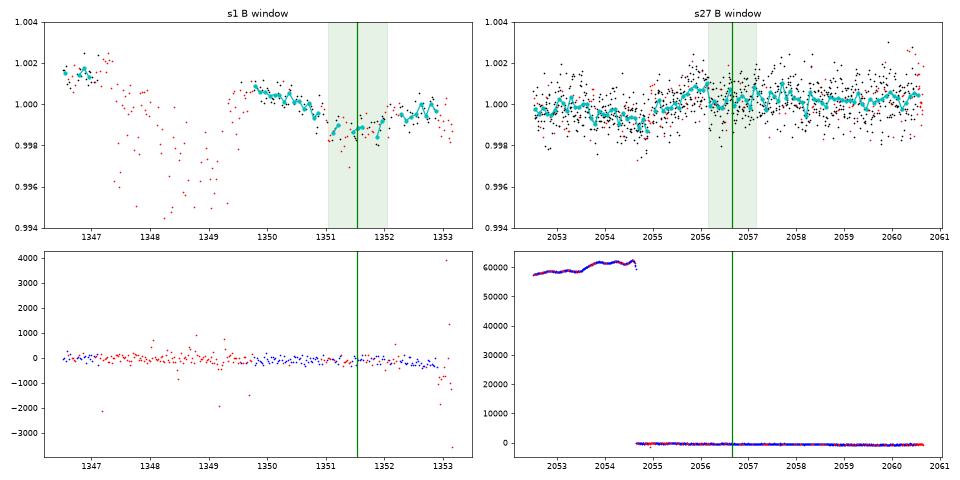

The Python source for this figure:
"""Look at the B windows: QLP SAP (q==0 black, flagged red), 2-h bins, and SAP_BKG, for s001 1349-1353.2 and s027 2053-2060.6,
with the candidate B at x=0.480 (2056.65 / 1351.54). python bview.py -> bview.png"""
import numpy as np, matplotlib; matplotlib.use('Agg'); import matplotlib.pyplot as plt
from astropy.io import fits
fig, ax = plt.subplots(2, 2, figsize=(16, 8))
for j, (s, lo, hi, c) in enumerate(((1, 1346.5, 1353.2, 1351.54), (27, 2052.5, 2060.7, 2056.65))):
    d = fits.open(f'[local path omitted]')[1].data
    t, f, q, b = [np.array(d[k], float) for k in ('TIME', 'SAP_FLUX', 'QUALITY', 'SAP_BKG')]
    w = np.isfinite(f) & (t > lo) & (t < hi); t, f, q, b = t[w], f[w], q[w], b[w]; g = q == 0; f /= np.median(f[g])
    a = ax[0, j]; a.plot(t[g], f[g], 'k.', ms=2); a.plot(t[~g], f[~g], 'r.', ms=2)
    e = np.arange(lo, hi, 1 / 12); i = np.digitize(t[g], e); bm = [np.mean(f[g][i == k]) if np.sum(i == k) > 2 else np.nan for k in range(1, len(e))]
    a.plot(e[:-1] + 1 / 24, bm, 'co-', ms=4); a.set_ylim(0.994, 1.004); a.axvline(c, color='g'); a.axvspan(c - 0.5, c + 0.5, color='g', alpha=0.1); a.set_title(f's{s} B window')
    a = ax[1, j]; a.plot(t[g], b[g], 'b.', ms=2); a.plot(t[~g], b[~g], 'r.', ms=2); a.axvline(c, color='g')
plt.tight_layout(); plt.savefig('bview.png', dpi=60)
